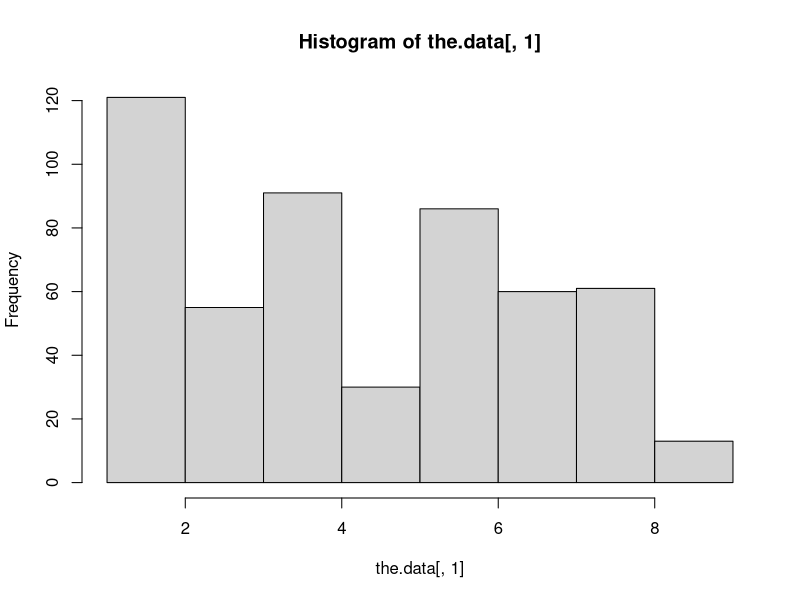
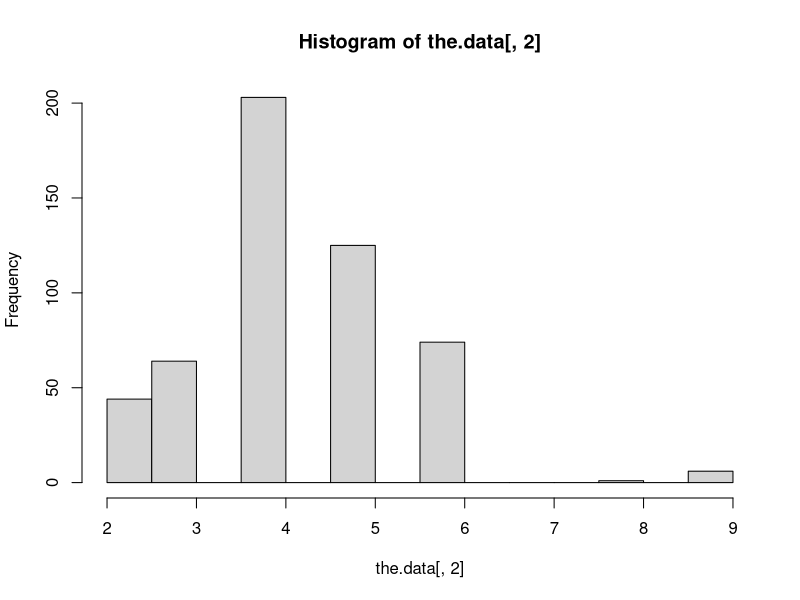
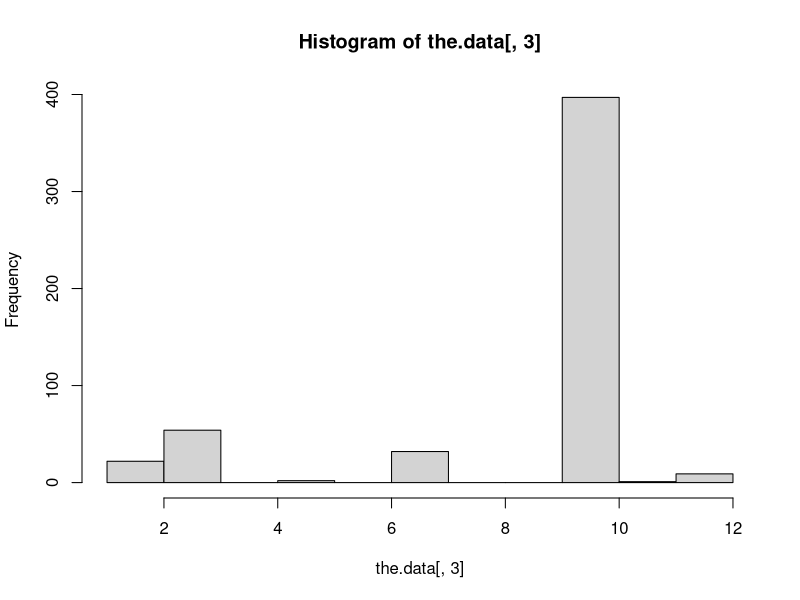
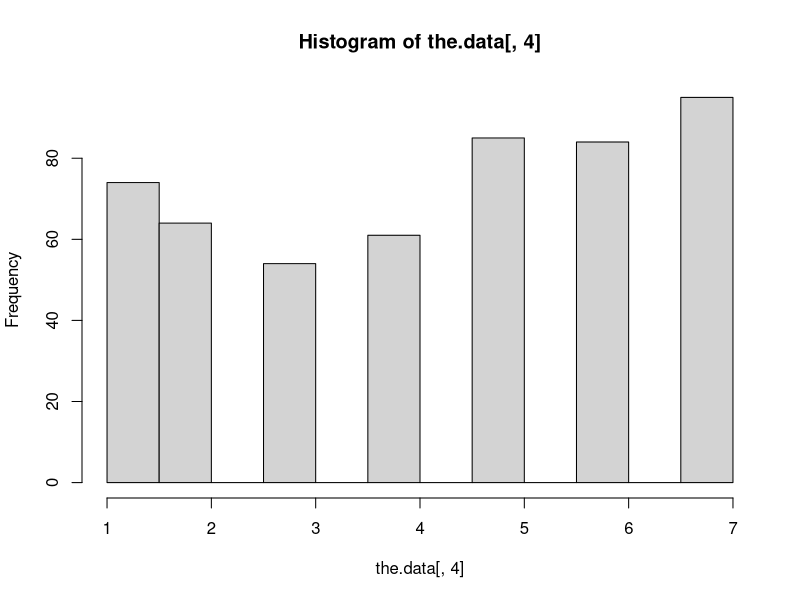
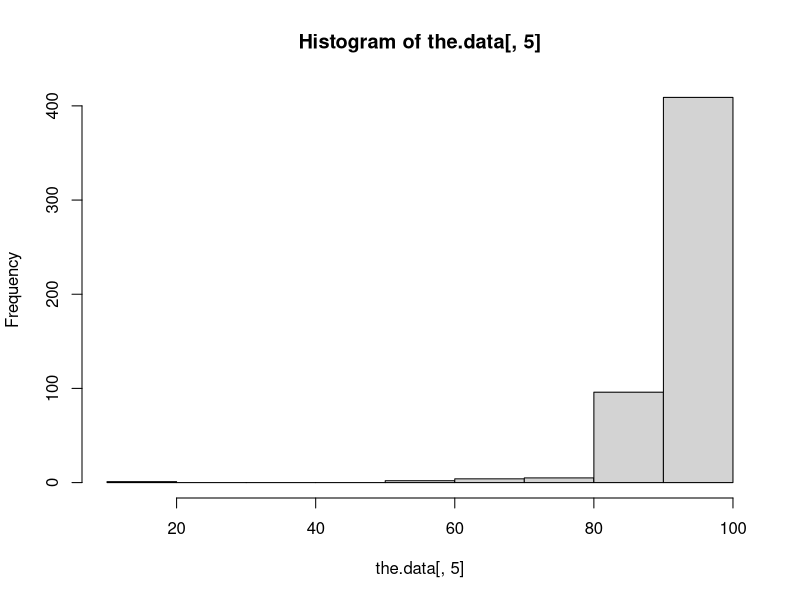
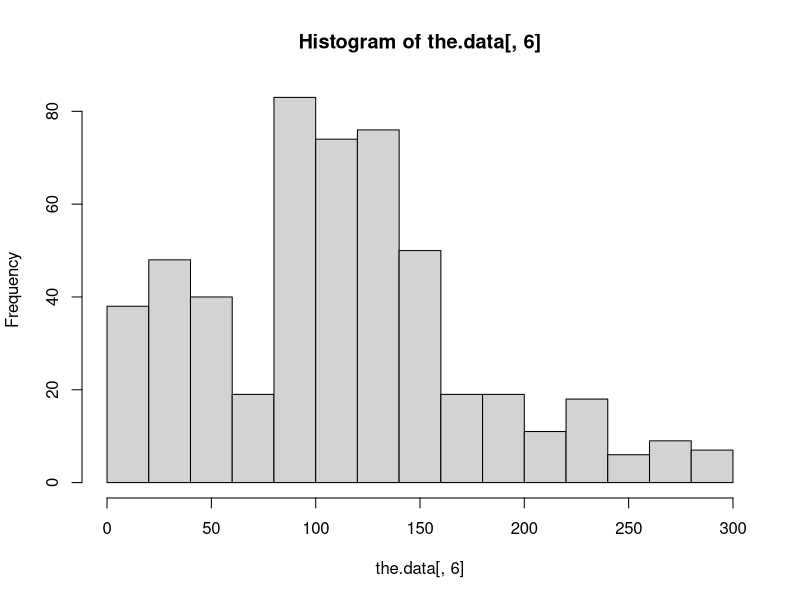
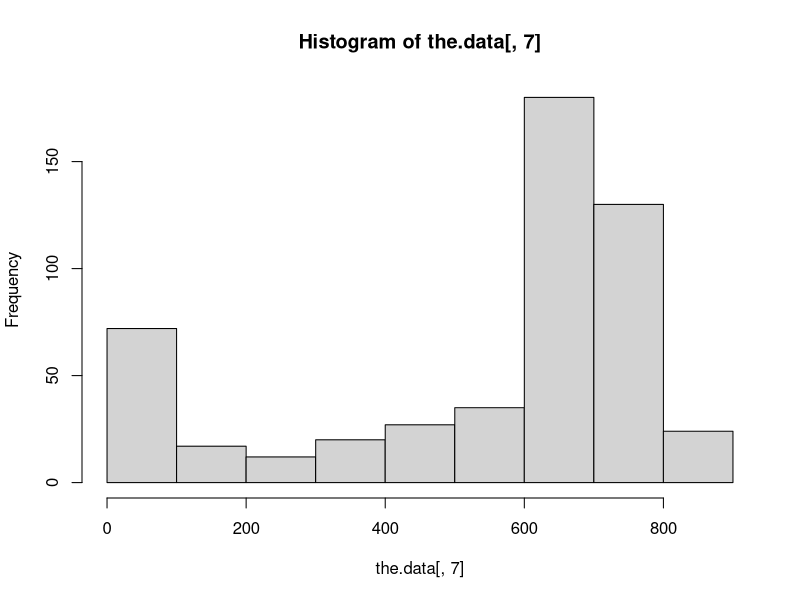
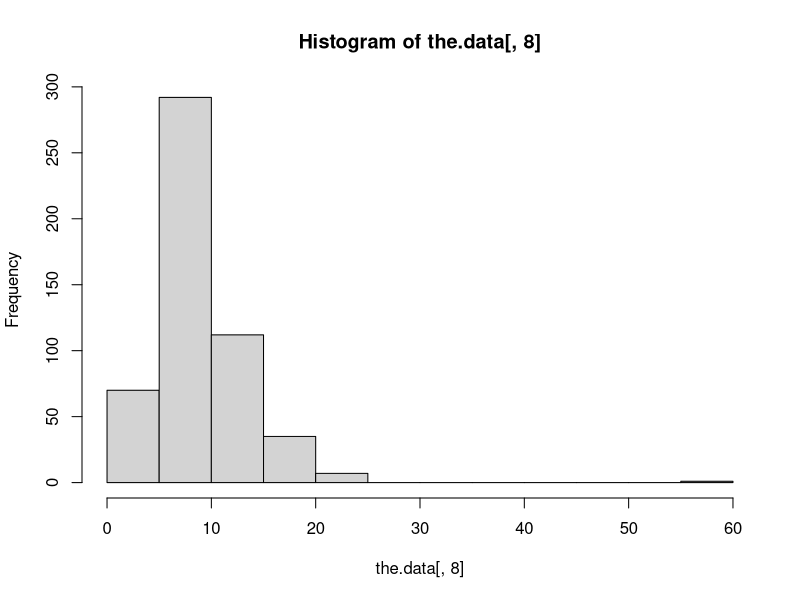

The R source for these figures, in order:
the.data = read.table("Forest718.txt")
the.data <- as.matrix(read.table("Forest718.txt"))
hist(the.data[,1])
hist(the.data[,2])
hist(the.data[,3])
hist(the.data[,4])
hist(the.data[,5])
hist(the.data[,6])
hist(the.data[,7])
hist(the.data[,8])
hist(the.data[,9])
hist(the.data[,10])
hist(the.data[,11])
hist(the.data[,12])
plot(the.data[,5], the.data[,13])
plot(the.data[,6], the.data[,13])
plot(the.data[,7], the.data[,13])
plot(the.data[,8], the.data[,13])
plot(the.data[,9], the.data[,13])
plot(the.data[,10], the.data[,13])
plot(the.data[,11], the.data[,13])
plot(the.data[,12], the.data[,13])
max(the.data[,5])
min(the.data[,5])
max(the.data[,6])
min(the.data[,6])
max(the.data[,7])
min(the.data[,7])
max(the.data[,8])
min(the.data[,8])
max(the.data[,9])
min(the.data[,9])
max(the.data[,10])
min(the.data[,10])
max(the.data[,11])
min(the.data[,11])
max(the.data[,12])
min(the.data[,12])
max(the.data[,13])
min(the.data[,13])
my.data = array(0,c(517,9))
my.data[,1] = (the.data[,5]-min(the.data[,5]))/(max(the.data[,5])-min(the.data[,5]))
my.data[,2] = (the.data[,6]-min(the.data[,6]))/(max(the.data[,6])-min(the.data[,6]))
my.data[,3] = (the.data[,7]-min(the.data[,7]))/(max(the.data[,7])-min(the.data[,7]))


     